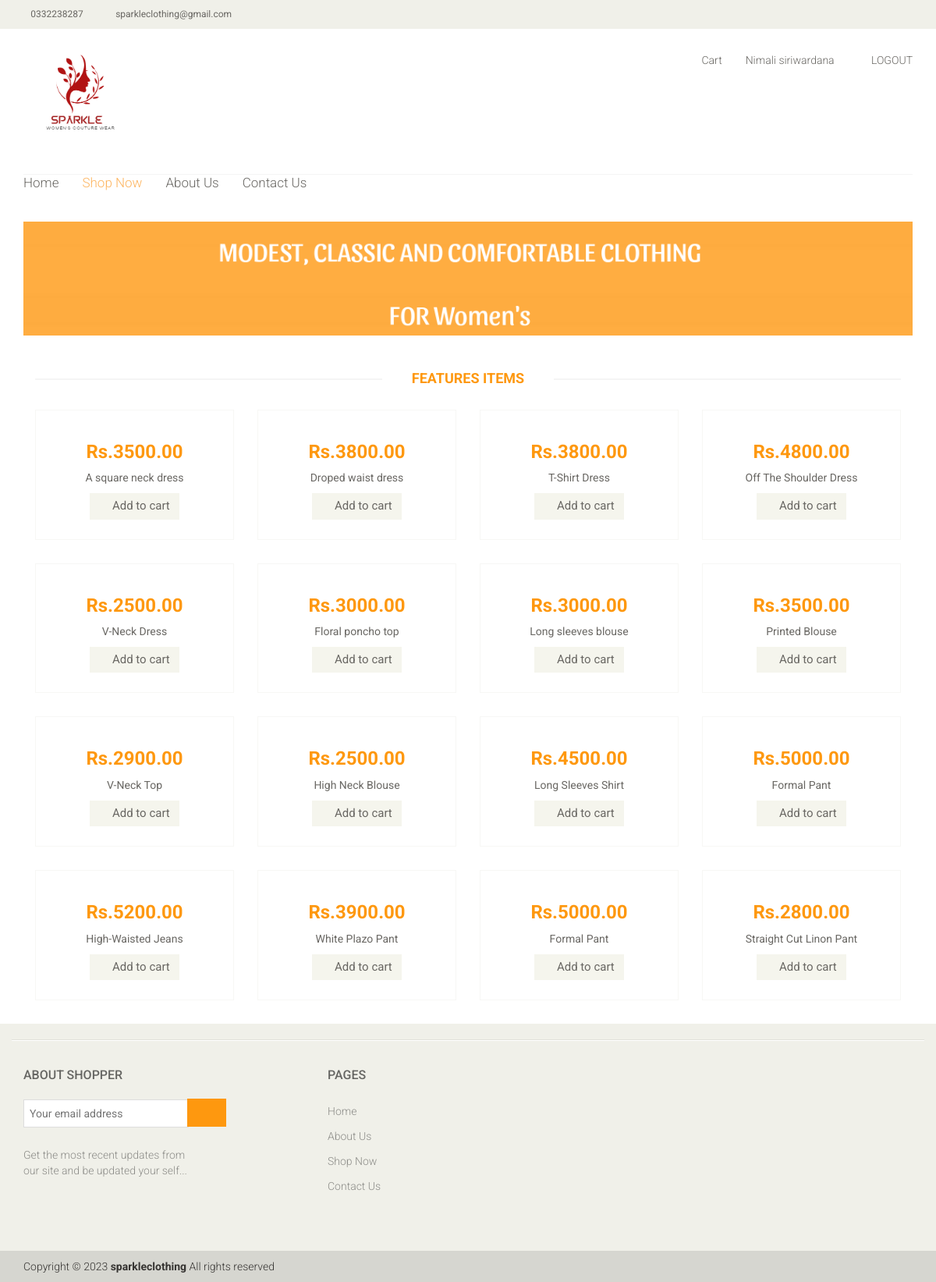
Page /cloth_list.php (signed in) on the committed database.
### tables this page shows
CREATE TABLE `user` (
  `iduser` int(11) NOT NULL,
  `full_name` varchar(255) DEFAULT NULL,
  `User_name` varchar(45) NOT NULL,
  `Password` varchar(45) NOT NULL,
  `Address` varchar(45) NOT NULL,
  `Contact_no` varchar(45) NOT NULL,
  `email` varchar(45) NOT NULL,
  `image` varchar(255) DEFAULT NULL
);

CREATE TABLE `product` (
  `idproduct` int(11) NOT NULL,
  `product_name` varchar(255) DEFAULT NULL,
  `product_price` varchar(255) DEFAULT NULL,
  `product_description` varchar(500) DEFAULT NULL,
  `image` varchar(500) DEFAULT NULL,
  `qty` int(45) DEFAULT NULL,
  `Category_idCategory` int(11) DEFAULT NULL
);

### cloth_list.php (the view, shortened to what this page needs)
<!DOCTYPE html>
<html lang="en">
<head>
    <link href="css/bootstrap.min.css" rel="stylesheet">
    <link href="css/font-awesome.min.css" rel="stylesheet">
    <link href="css/prettyPhoto.css" rel="stylesheet">
    <link href="css/price-range.css" rel="stylesheet">
    <link href="css/animate.css" rel="stylesheet">
	<link href="css/main.css" rel="stylesheet">
	<link href="css/responsive.css" rel="stylesheet">
  <?php include("includes/DB.php");
  $ss = 0;
  if (isset($_SESSION['iduser'])) {
    $ss = $_SESSION['iduser'];
  }
  ?>
</head>
<body>
	<header id="header">
		<div class="header_top">
			<div class="container">
				<div class="row">
					<div class="col-sm-6">
						<div class="contactinfo">
							<ul class="nav nav-pills">
							  <li><a href="#"><em class="fa fa-phone"></em>0332238287</a></li>
							  <li><a href="#"><em class="fa fa-envelope"></em>sparkleclothing@gmail.com</a></li>
							</ul>
						</div>
					</div>
					<div class="col-sm-6">
						<div class="social-icons pull-right">
							<ul class="nav navbar-nav">
								<li><a href="#"><i class="fa fa-facebook"></i></a></li>
								<li><a href="#"><i class="fa fa-twitter"></i></a></li>
								<li><a href="#"><i class="fa fa-linkedin"></i></a></li>
								<li><a href="#"><i class="fa fa-dribbble"></i></a></li>
								<li><a href="#"><i class="fa fa-google-plus"></i></a></li>
							</ul>
						</div>
					</div>
				</div>
			</div>
		</div>
		<div class="header-middle">
			<div class="container">
				<div class="row">
					<div class="col-sm-4">
						<div class="logo pull-left">
							<a href="index.php"><img src="images/home/logo.png" height="30%" width="40%"></a>
						</div>
					</div>
          <?php
            $fname = "";
            $result = mysqli_query($conn, "SELECT * FROM user WHERE iduser='$ss' ");
            while ($row = mysqli_fetch_array($result)) {
              $fname = $row['full_name'];
            }
          ?>
          <div class="col-sm-8">
            <div class="shop-menu pull-right">
              <ul class="nav navbar-nav">
                <li><a href="cart.php"><i class="fa fa-shopping-cart"></i> Cart</a></li>
                <li><a href="customer_profile.php"> <?php echo $fname; ?> </a></li>
                <li>
                  <?php
                      if (isset($_SESSION['iduser'])) {
                          echo '<a href="includes/logout.php"><i class="fa fa-sign-out"></i> LOGOUT </a>';
                      } else {
                          echo '<a href="login.php"><i class="fa fa-lock"></i> Login</a>';
                      }
                       ?>
                </li>
              </ul>
          </div>
        </div>
				</div>
			</div>
		</div>
		<div class="header-bottom">
			<div class="container">
				<div class="row">
					<div class="col-sm-9">
						<div class="mainmenu pull-left">
							<ul class="nav navbar-nav collapse navbar-collapse">
								<li><a href="index.php">Home</a></li>
								<li><a href="cloth_list.php" class="active">Shop Now</a></li>
								<li><a href="about_us.php">About Us</a></li>
								<li><a href="contact-us.php">Contact Us</a></li>
							</ul>
						</div>
					</div>
				</div>
			</div>
		</div>
	</header>
		<section id="advertisement">
		<div class="container">
			<img src="images/shop/banner.jpg" alt="" />
		</div>
	</section>
	<section>
		<div class="container">
			<div class="row">
				<div class="col-sm-12 ">
					<div class="features_items">
						<h2 class="title text-center">Features Items</h2>
            <?php
                $path = "admin/includes/uploads/";
                $result = mysqli_query($conn, "SELECT * FROM product WHERE Category_idCategory = '1' ");
                while ($row= mysqli_fetch_array($result)) {
                    $id=$row['idproduct'];
                    $name=$row['product_name'];
                    $price=$row['product_price'];
                    $desc = $row['product_description'];
                    $image = $row['image'];
                    $qua = 1;
                    if (isset($_SESSION['iduser'])) {
                      echo '
                      <div class="col-sm-3">
                      <div class="product-image-wrapper">
                      <div class="single-products">
                          <div class="productinfo text-center">
                            <img src="'.$path.''.$image.' " alt="" />
                            <h2>Rs.'.$price.'.00</h2>
                            <p>'.$name.'</p>
                            <form action="includes/add_to_cart.php" method="post">
                            <input type="hidden" name="id_product" value="'.$id.'"/>
                            <input type="hidden" name="item_name" value="'.$name.' "/>
                            <input type="hidden" name="price" value="'.$price.' "/>
                            <input type="hidden" name="qty" value="'.$qua.' "/>
                            <inout type="hidden" name="image" value"'.$image.' "/>
                            <input type="hidden" name="path" value="'.$path.' "/>
                             <button type="submit" class="btn btn-default add-to-cart"><i class="fa fa-shopping-cart"></i>Add to cart</button>
                            </form>
                          </div>
                          <div class="product-overlay">
                            <div class="overlay-content">
                              <h2>'.$desc.'</h2>
                              <h2>Rs.'.$price.'.00</h2>
                              <p>'.$name.'</p>
                              <form action="includes/add_to_cart.php" method="post">
                              <input type="hidden" name="id_product" value="'.$id.'"/>
                              <input type="hidden" name="item_name" value="'.$name.' "/>
                              <input type="hidden" name="price" value="'.$price.' "/>
                              <input type="hidden" name="qty" value="'.$qua.' "/>
                              <inout type="hidden" name="image" value"'.$image.' "/>
                              <input type="hidden" name="path" value="'.$path.' "/>
                               <button type="submit" class="btn btn-default add-to-cart"><i class="fa fa-shopping-cart"></i>Add to cart</button>
                               </form>
                              </div>
                            </div>
                          </div>
                          </div>
                        </div>';
                    }
                }
              ?>
              <?php
                  $path = "admin/includes/uploads/";
                  $result = mysqli_query($conn, "SELECT * FROM product WHERE Category_idCategory = '2' ");
                  while ($row= mysqli_fetch_array($result)) {
                      $id=$row['idproduct'];
                      $name=$row['product_name'];
                      $price=$row['product_price'];
                      $desc = $row['product_description'];
                      $image = $row['image'];
                      if (isset($_SESSION['iduser'])) {
                        echo '
                        <div class="col-sm-3">
                        <div class="product-image-wrapper">
                        <div class="single-products">
                            <div class="productinfo text-center">
                              <img src=" '.$path.''.$image.' " alt="" />
                              <h2>Rs.'.$price.'.00</h2>
                              <p>'.$name.'</p>
                              <form action="includes/add_to_cart.php" method="post">
                              <input type="hidden" name="id_product" value="'.$id.'"/>
                              <input type="hidden" name="item_name" value="'.$name.' "/>
                              <input type="hidden" name="price" value="'.$price.' "/>
                              <input type="hidden" name="qty" value="'.$qua.' "/>
                              <inout type="hidden" name="image" value"'.$image.' "/>
                              <input type="hidden" name="path" value="'.$path.' "/>
                               <button type="submit" class="btn btn-default add-to-cart"><i class="fa fa-shopping-cart"></i>Add to cart</button>
                              </form>
                            </div>
                            <div class="product-overlay">
                              <div class="overlay-content">
                                <h2>'.$desc.'</h2>
                                <h2>Rs.'.$price.'.00</h2>
                                <p>'.$name.'</p>
                                <form action="includes/add_to_cart.php" method="post">
                                <input type="hidden" name="id_product" value="'.$id.'"/>
                                <input type="hidden" name="item_name" value="'.$name.' "/>
                                <input type="hidden" name="price" value="'.$price.' "/>
                                <input type="hidden" name="qty" value="'.$qua.' "/>
                                <inout type="hidden" name="image" value"'.$image.' "/>
                                <input type="hidden" name="path" value="'.$path.' "/>
                                 <button type="submit" class="btn btn-default add-to-cart"><i class="fa fa-shopping-cart"></i>Add to cart</button>
                                 </form>
                                </div>
                              </div>
                            </div>
                            </div>
                          </div>';
                      }
                  }
                ?>
                <?php
                    $path = "admin/includes/uploads/";
                    $result = mysqli_query($conn, "SELECT * FROM product WHERE Category_idCategory = '3' ");
                    while ($row= mysqli_fetch_array($result)) {
                        $id=$row['idproduct'];
                        $name=$row['product_name'];
                        $price=$row['product_price'];
                        $desc = $row['product_description'];
                        $image = $row['image'];
                        if (isset($_SESSION['iduser'])) {
                          echo '
                          <div class="col-sm-3">
                          <div class="product-image-wrapper">
                          <div class="single-products">
                              <div class="productinfo text-center">
                                <img src=" '.$path.''.$image.' " alt="" />
                                <h2>Rs.'.$price.'.00</h2>
                                <p>'.$name.'</p>
                                <form action="includes/add_to_cart.php" method="post">
                                <input type="hidden" name="id_product" value="'.$id.'"/>
                                <input type="hidden" name="item_name" value="'.$name.' "/>
                                <input type="hidden" name="price" value="'.$price.' "/>
                                <input type="hidden" name="qty" value="'.$qua.' "/>
                                <inout type="hidden" name="image" value"'.$image.' "/>
                                <input type="hidden" name="path" value="'.$path.' "/>
                                 <button type="submit" class="btn btn-default add-to-cart"><i class="fa fa-shopping-cart"></i>Add to cart</button>
                                </form>
                              </div>
                              <div class="product-overlay">
                                <div class="overlay-content">
                                  <h2>'.$desc.'</h2>
                                  <h2>Rs.'.$price.'.00</h2>
                                  <p>'.$name.'</p>
                                  <form action="includes/add_to_cart.php" method="post">
                                  <input type="hidden" name="id_product" value="'.$id.'"/>
                                  <input type="hidden" name="item_name" value="'.$name.' "/>
                                  <input type="hidden" name="price" value="'.$price.' "/>
                                  <input type="hidden" name="qty" value="'.$qua.' "/>
                                  <inout type="hidden" name="image" value"'.$image.' "/>
                                  <input type="hidden" name="path" value="'.$path.' "/>
                                   </form>
                                  </div>
                                </div>
                              </div>
                              </div>
                            </div>';
                        }
                    }
                  ?>
					</div>
				</div>
			</div>
		</div>
	</section>
	<footer id="footer">
		<div class="footer-top">
			<div class="container"> </div>
		</div>
		<div class="footer-widget">
			<div class="container">
				<div class="row">
					<div class="col-sm-4">
						<div class="single-widget">
							<h2>About Shopper</h2>
							<form action="#" class="searchform">
								<input type="text" placeholder="Your email address" />
								<button type="submit" class="btn btn-default"><i class="fa fa-arrow-circle-o-right"></i></button>
								<p>Get the most recent updates from <br />our site and be updated your self...</p>
							</form>
						</div>
					</div>
					<div class="col-sm-4 ">
						<div class="single-widget">
							<h2>Pages</h2>
							<ul class="nav nav-pills nav-stacked">
								<li><a href="index.php">Home</a></li>
								<li><a href="about_us.php">About Us</a></li>
								<li><a href="cloth_list.php">Shop Now</a></li>
								<li><a href="contact_us.php">Contact Us</a></li>
							</ul>
						</div>
					</div>
				</div>
			</div>
		</div>
		<div class="footer-bottom">
			<div class="container">
				<div class="row">
					<p class="pull-left">Copyright © 2023 <strong>sparkleclothing</strong> All rights reserved</p>
				</div>
			</div>
		</div>
	</footer>
</body>
</html>

### rows in the picture
user: full_name "Nimali siriwardana"
product: product_price "3500", product_name "A square neck dress"
product: product_price "3800", product_name "Droped waist dress"
product: product_price "3800", product_name "T-Shirt Dress"
product: product_price "4800", product_name "Off The Shoulder Dress"
product: product_price "2500", product_name "V-Neck Dress"
product: product_price "3000", product_name "Floral poncho top"
product: product_price "3000", product_name "Long sleeves blouse"
product: product_price "3500", product_name "Printed Blouse"
product: product_price "2900", product_name "V-Neck Top"
product: product_price "2500", product_name "High Neck Blouse"
product: product_price "4500", product_name "Long Sleeves Shirt"
product: product_price "5000", product_name "Formal Pant"
product: product_price "5200", product_name "High-Waisted Jeans"
product: product_price "3900", product_name "White Plazo Pant"
product: product_price "5000", product_name "Formal Pant"
product: product_price "2800", product_name "Straight Cut Linon Pant"
